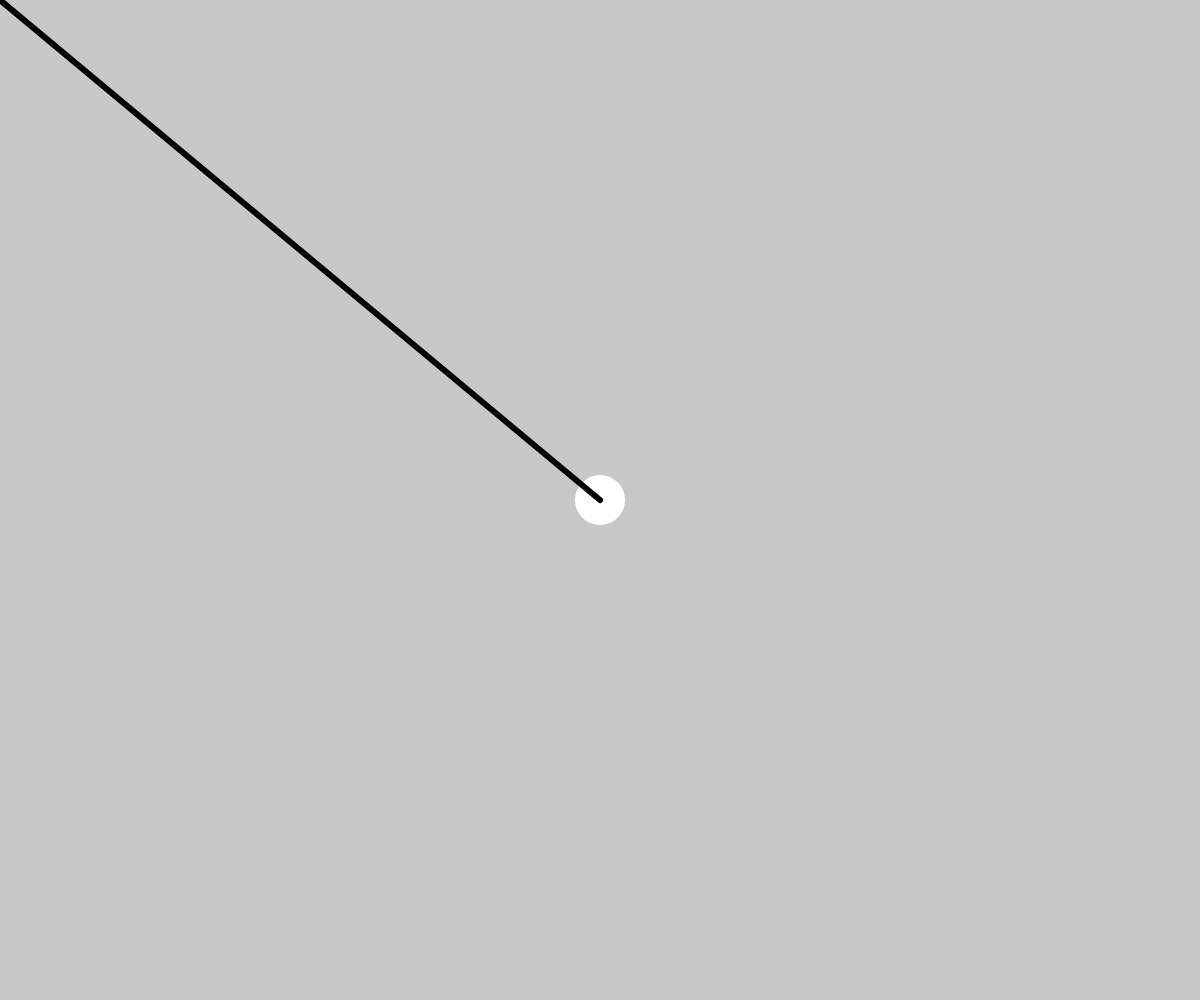
Frame 1 (no input)
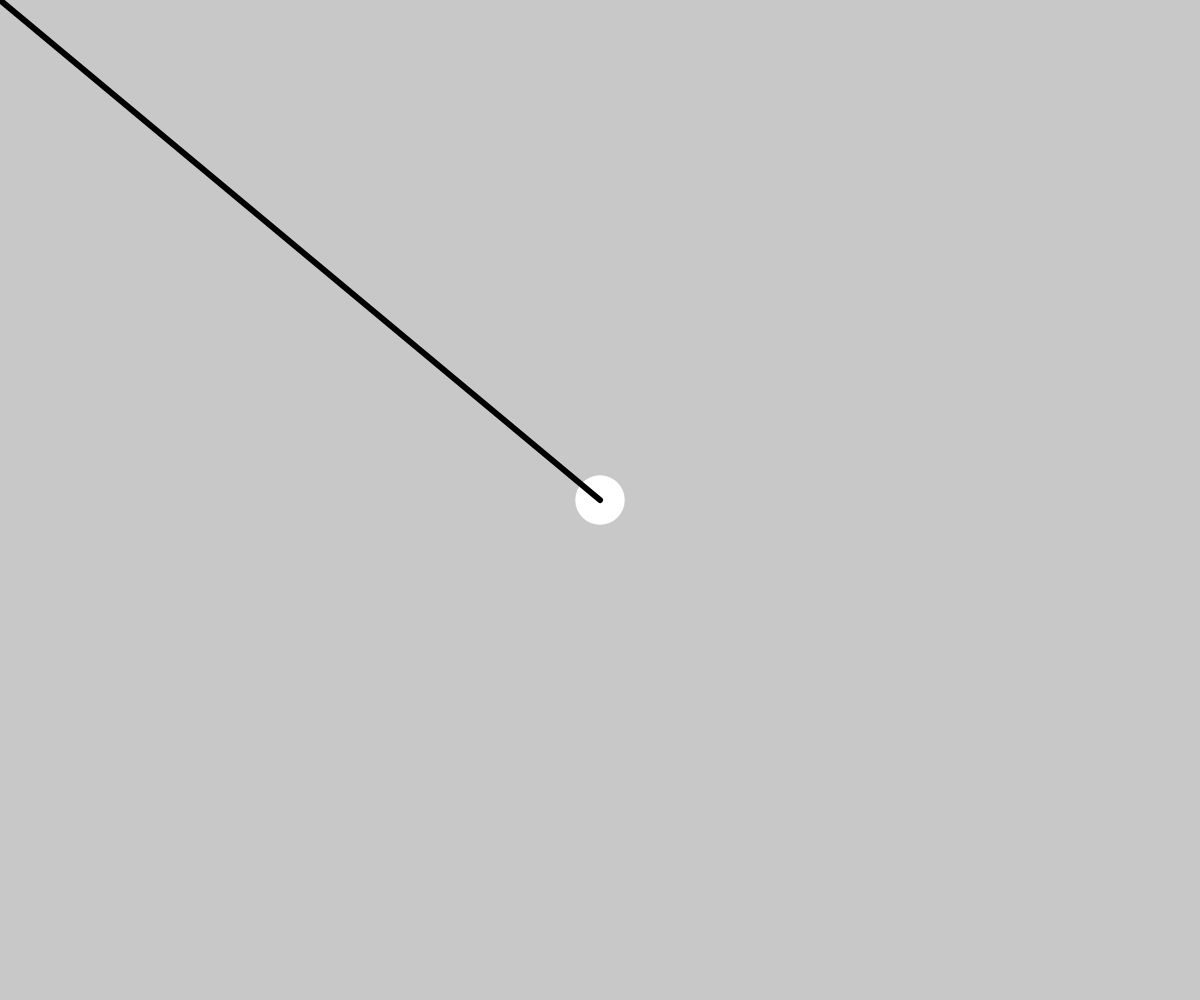
Frame 60 (no input)
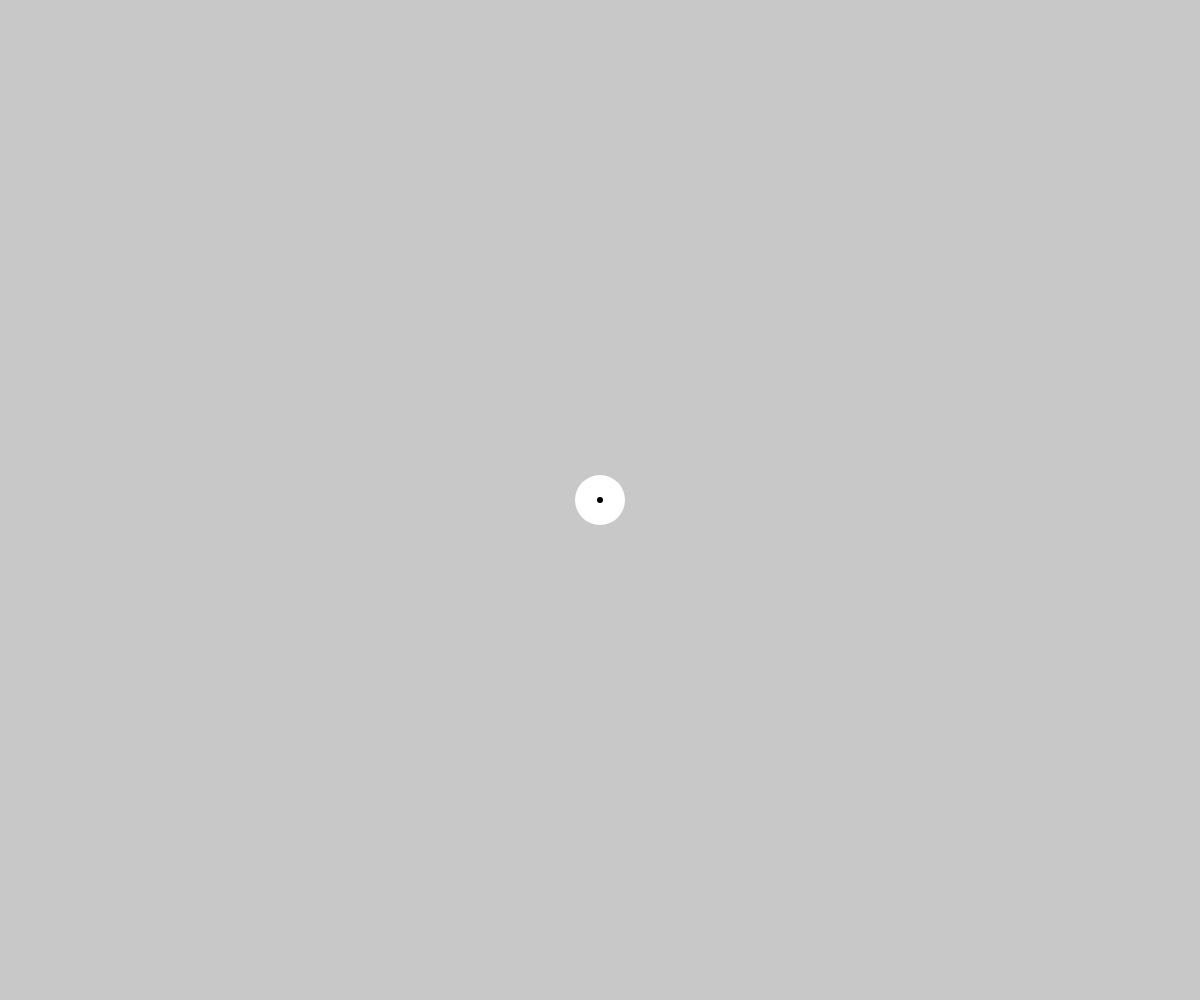
Frame 120 (the mouse pressed at the canvas centre since frame 60)

The p5.js sketch that drew these frames (run headless with seeded random() and noise() and a simulated clock; from frame 60 on, the mouse is pressed at the canvas centre):

// p5.js sketch
// ── sketch.js
let d = 50;
let prevAngle = 0;

function setup() {
  createCanvas(windowWidth, windowHeight);
}

function draw() {
  background(200);
  noStroke();
  circle(width / 2, height / 2, d);
  stroke(1);
  strokeWeight(6);
  line(width / 2, height / 2, mouseX, mouseY);
  
  let angle = atan2((mouseY - height / 2) / height, (mouseX - width / 2) / width);
  
  if (angle > prevAngle) {
    d += 0.5;
  } else if (angle < prevAngle) {
    d -= 0.5;
    if (d <= 0) {
      d = 0;
    }
  }
  prevAngle = angle;
}

function windowResized() {
  resizeCanvas(windowWidth, windowHeight);
}
